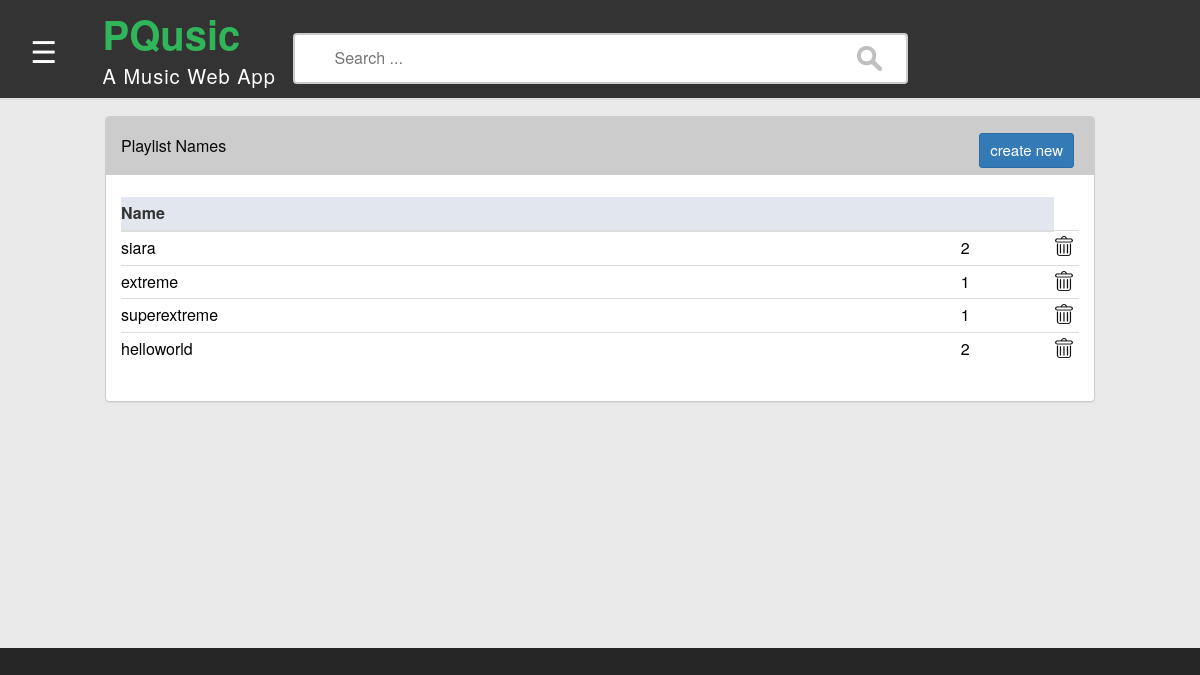
/playlists (signed in), run on the app's committed database.
### MusicApp/models.py (models this page shows)
class Playlist(models.Model):
	user = models.ForeignKey(User)
	playlist_name = models.CharField(max_length=100, null=False)
	songs = models.ManyToManyField(PlaylistSongs, null=True, blank=True)
	privacy_choices = (
		(True, 'public'),
		(False, 'private')
	)
	privacy = models.BooleanField(blank=False, choices=privacy_choices)

### MusicApp/views.py (the view)
# urls.py: url(r'^playlists$', views.view_playlists, name="view-playlists"),
def view_playlists(request):
	if request.method == "GET":
		user = request.user
		playlists = Playlist.objects.filter(user__username=user.username)
		playlist_attr = []
		"""
		fetching attributes
		playlist_name = playlists[0].playlist_name
		playlist_name = playlists[1].playlist_name

		To get count of songs in every playlist do
		count = playlists[0].songs.count()
		"""
		for playlist in playlists:
			n = playlist.playlist_name
			c = playlist.songs.all().count()
			playlist_attr.append((n,c))
			print(c)
		context = {
			"playlists":playlist_attr
		}
		return render(request, "MusicApp/playlist.html", context)

### MusicApp/templates/MusicApp/playlist.html (shortened to what this page needs)
{% load static %}
<html>
<head>
    <link href="{% static "MusicApp/css/style.css" %}" rel="stylesheet" type="text/css">
    <link href="{% static "MusicApp/css/bootstrap.min.css" %}" rel="stylesheet" type="text/css">
</head>
<body class="wraper">
<div class="row Mheader">
    <div class="col-md-3">
        <div class="row logo">
            <div class="col-md-4"><span class="sideIcon" style="font-size:30px;cursor:pointer" onclick="openNav()">&#9776;
                        </span></div>
            <div class="col-md-8"><p class="pqusic">PQusic</p>
                <p class="webApp">A Music Web App</p></div>
        </div>
    </div>
    <div class="col-md-6">
        <div class="row Mheader1">
            <div class="following">
                <form  action="{% url "musicapp:search-result" %}" method="post">
                    <input type="text" name="query" placeholder="Search ...">
                </form>
            </div>
        </div>
    </div>
</div>
<div class="middle_content">
    <div class="container">
        <div class="row">
            <div class="col-md-12">
                <div class="panel panel-primary">
                    <div class="panel-heading">
                        <h3 class="panel-title">
                            Playlist Names
                        </h3></div>
                    <span class="pull-right btn-click">
                        <form method="GET" action="{% url "musicapp:create-playlists" %}">
                            <button type="submit" class="btn btn-sm btn-primary btn-create">create new</button>
                        </form>
                </span>
                    <div class="clearfix"></div>
                    <div class="panel-body">
                        <table class="table table-condensed">
                            <thead>
                            <tr>
                                <th>Name</th>
                                <th></th>
                            </tr>
                            </thead>
                            <tbody>
                        {% for name, song_count in playlists %}
                            <tr>
                                <td><a href="{% url "musicapp:playlist_songs" name %}">{{ name }}</a></td>
                                <td><a>{{ song_count }}</a></td>
                                <td><a href="/playlists/delete/{{ name }}"><img src="{% static "MusicApp/css/images/delete1.png" %}" width="20px" height="20px"></a></td>
                            </tr>
                        {% endfor %}
                            </tbody>
                        </table>
                    </div>
                </div>
            </div>
        </div>
    </div>
</div>
</body>
</html>

### MusicApp/static/MusicApp/css/style.css (style rules this page uses)
body { height: 100%; width: 100%; }
.wraper { background: linear-gradient(to bottom, rgba(51,51,51,1) 25%,rgba(34,34,34,1) 100%); height: auto; max-height: inherit; }
input[type=text], input[type=password] { padding: 12px 20px; margin: 8px 0; display: list-item; border: 1px solid #ccc; box-sizing: border-box; width: 100%; }
button { background-color: rgba(137, 141, 140, 0.99); color: black; padding: 15px 20px; margin: 8px 0; border: none; cursor: pointer; width: 100%; font-size: 15px !important; display: list-item; }
.container { width: 85% !important; padding: 16px; position: relative; }
.row.Hheader,.row.Mheader,.row.Mmiddle,.row.Lheader { padding-top: 5px; }
.row.logo { padding-top: 0px !important; }
.row.logo .col-md-4 { text-align: center; padding-top: 25px; padding-left: 30px; }
.row.Hheader .col-md-5,.col-md-8 { padding-left: 100px; color: #30b55a; font-family: "Helvetica Neue",Helvetica,Arial,sans-serif !important; }
.pqusic { font-size: 40px; font-family: "Helvetica Neue",Helvetica,Arial,sans-serif !important; font-weight: bold; }
.webApp { font-size: 20px; font-family: "Helvetica Neue",Helvetica,Arial,sans-serif !important; color: white; letter-spacing: 1px; }
.row.Hheight,.row.login_body,.row.Mmiddle,.middle_content { background: #eaeaea; border-top: 2px solid rgb(223, 223, 223); }
.Mheader1 { margin-top: 20px; }
table { width: 100% !important; }
.table tr th { background-color: #e1e6ef; }
.panel-primary { border-color: #ccc !important; }
.panel-primary>.panel-heading { color: #0a0808 !important; background-color: #ccc !important; border-color: #ccc !important; }
.pull-right { margin-right: 20px !important; margin-top: -42px !important; }
.panel-heading { padding: 20px 15px !important; }
.table>thead:first-child>tr:first-child>th { width: 90% !important; }
.table-condensed a { color: black !important; }
table { background-color: white !important; }
.middle_content { min-height: 550px; }
.sideIcon { color: white !important; }
p { margin: 0 0 0px !important; }
.following { margin: 40px 20%; }
.Mheader1 .following { margin: 0px 0px !important; }
.user_list table td,th { padding-left: 20px !important; }
.panel-body table td,th { padding-left: 0px !important; }

### MusicApp/templates/MusicApp/playlist.html (style rules this page uses)
input[type=text] { width: 100%; box-sizing: border-box; border: 2px solid #ccc; border-radius: 4px; font-size: 16px; background-color: white; background-image: url('css/images/search.png'); background-position: 96% 50%; background-size: 25px 25px; background-repeat: no-repeat; padding: 12px 20px 12px 40px; }

### data on the page
Playlist: playlists "siara"
Playlist: playlists "extreme"
Playlist: playlists "superextreme"
Playlist: playlists "helloworld"

### other printed values
{{ song_count }} "2" "1" "1" "2"
